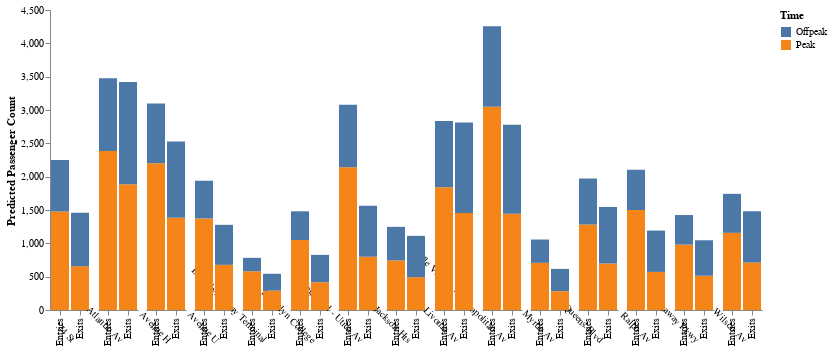

Notebook code for this chart:
### Code cell
import altair as alt

#source = ibx_pred.melt(id_vars='Complex ID', value_vars=['peak_entries', 'offpeak_entries'])
source = ibx_pred_mg

alt.Chart(source).mark_bar().encode(
    x = alt.X('type:N', title = None),
    y = alt.Y('sum(values):Q', axis = alt.Axis(
        grid = False, 
        title = 'Predicted Passenger Count')),
    column = alt.Column('c1:N', title = None, spacing=8, header = alt.Header( 
        labelAngle = 45,
        labelAlign='right',
        labelOrient = 'bottom',
        labelPadding = 0
        )
    ),
    color = alt.Color('Time:N')
).configure_view(
    strokeOpacity = 0
)
# ).facet(
#     facet = alt.Facet('c1:N', title = 'IBX Station'),
#     columns = 8
# )

### Figure 1 — Vega-Lite specification as saved in the notebook (floating-point values rounded to 4 significant figures)
{"config": {"view": {"continuousWidth": 400, "continuousHeight": 300, "strokeOpacity": 0}}, "data": {"name": "data-f3df14ff1586af691f6af4dd250cbe34"}, "mark": "bar", "encoding": {"color": {"field": "Time", "type": "nominal"}, "column": {"field": "c1", "header": {"labelAlign": "right", "labelAngle": 45, "labelOrient": "bottom", "labelPadding": 0}, "spacing": 8, "title": null, "type": "nominal"}, "x": {"field": "type", "title": null, "type": "nominal"}, "y": {"aggregate": "sum", "axis": {"grid": false, "title": "Predicted Passenger Count"}, "field": "values", "type": "quantitative"}}, "$schema": "https://vega.github.io/schema/vega-lite/v4.17.0.json", "datasets": {"data-f3df14ff1586af691f6af4dd250cbe34": [{"c1": "Brooklyn College", "c2": "peak_entries", "values": 1050.0, "Time": "Peak", "type": "Entries"}, {"c1": "Brooklyn College", "c2": "peak_exits", "values": 416.6, "Time": "Peak", "type": "Exits"}, {"c1": "Livonia Av", "c2": "peak_entries", "values": 1842.0, "Time": "Peak", "type": "Entries"}, {"c1": "Livonia Av", "c2": "peak_exits", "values": 1455.0, "Time": "Peak", "type": "Exits"}, {"c1": "Brooklyn Army Terminal", "c2": "peak_entries", "values": 580.6, "Time": "Peak", "type": "Entries"}, {"c1": "Brooklyn Army Terminal", "c2": "peak_exits", "values": 290.3, "Time": "Peak", "type": "Exits"}, {"c1": "Jackson Hts ", "c2": "peak_entries", "values": 743.9, "Time": "Peak", "type": "Entries"}, {"c1": "Jackson Hts ", "c2": "peak_exits", "values": 493.1, "Time": "Peak", "type": "Exits"}, {"c1": "Avenue H", "c2": "peak_entries", "values": 2200.0, "Time": "Peak", "type": "Entries"}, {"c1": "Avenue H", "c2": "peak_exits", "values": 1385.0, "Time": "Peak", "type": "Exits"}, {"c1": "Avenue U", "c2": "peak_entries", "values": 1373.0, "Time": "Peak", "type": "Entries"}, {"c1": "Avenue U", "c2": "peak_exits", "values": 677.1, "Time": "Peak", "type": "Exits"}, {"c1": "Wilson Av", "c2": "peak_entries", "values": 1157.0, "Time": "Peak", "type": "Entries"}, {"c1": "Wilson Av", "c2": "peak_exits", "values": 713.1, "Time": "Peak", "type": "Exits"}, {"c1": "Atlantic Av", "c2": "peak_entries", "values": 2383.0, "Time": "Peak", "type": "Entries"}, {"c1": "Atlantic Av", "c2": "peak_exits", "values": 1885.0, "Time": "Peak", "type": "Exits"}, {"c1": "Middle Village - Metropolitan Av", "c2": "peak_entries", "values": 3048.0, "Time": "Peak", "type": "Entries"}, {"c1": "Middle Village - Metropolitan Av", "c2": "peak_exits", "values": 1444.0, "Time": "Peak", "type": "Exits"}, {"c1": "Myrtle Av", "c2": "peak_entries", "values": 706.8, "Time": "Peak", "type": "Entries"}, {"c1": "Myrtle Av", "c2": "peak_exits", "values": 282.7, "Time": "Peak", "type": "Exits"}, {"c1": "74 St", "c2": "peak_entries", "values": 1476.0, "Time": "Peak", "type": "Entries"}, {"c1": "74 St", "c2": "peak_exits", "values": 657.3, "Time": "Peak", "type": "Exits"}, {"c1": "Queens Blvd", "c2": "peak_entries", "values": 1283.0, "Time": "Peak", "type": "Entries"}, {"c1": "Queens Blvd", "c2": "peak_exits", "values": 697.0, "Time": "Peak", "type": "Exits"}, {"c1": "Farragut Rd - Utica Av", "c2": "peak_entries", "values": 2143.0, "Time": "Peak", "type": "Entries"}, {"c1": "Farragut Rd - Utica Av", "c2": "peak_exits", "values": 800.1, "Time": "Peak", "type": "Exits"}, {"c1": "Ralph Av", "c2": "peak_entries", "values": 1500.0, "Time": "Peak", "type": "Entries"}, {"c1": "Ralph Av", "c2": "peak_exits", "values": 571.3, "Time": "Peak", "type": "Exits"}, {"c1": "Rockaway Pkwy", "c2": "peak_entries", "values": 980.1, "Time": "Peak", "type": "Entries"}, {"c1": "Rockaway Pkwy", "c2": "peak_exits", "values": 513.8, "Time": "Peak", "type": "Exits"}, {"c1": "Brooklyn College", "c2": "offpeak_entries", "values": 430.5, "Time": "Offpeak", "type": "Entries"}, {"c1": "Brooklyn College", "c2": "offpeak_exits", "values": 410.6, "Time": "Offpeak", "type": "Exits"}, {"c1": "Livonia Av", "c2": "offpeak_entries", "values": 992.2, "Time": "Offpeak", "type": "Entries"}, {"c1": "Livonia Av", "c2": "offpeak_exits", "values": 1358.0, "Time": "Offpeak", "type": "Exits"}, {"c1": "Brooklyn Army Terminal", "c2": "offpeak_entries", "values": 201.9, "Time": "Offpeak", "type": "Entries"}, {"c1": "Brooklyn Army Terminal", "c2": "offpeak_exits", "values": 253.2, "Time": "Offpeak", "type": "Exits"}, {"c1": "Jackson Hts ", "c2": "offpeak_entries", "values": 503.9, "Time": "Offpeak", "type": "Entries"}, {"c1": "Jackson Hts ", "c2": "offpeak_exits", "values": 619.4, "Time": "Offpeak", "type": "Exits"}, {"c1": "Avenue H", "c2": "offpeak_entries", "values": 896.7, "Time": "Offpeak", "type": "Entries"}, {"c1": "Avenue H", "c2": "offpeak_exits", "values": 1143.0, "Time": "Offpeak", "type": "Exits"}, {"c1": "Avenue U", "c2": "offpeak_entries", "values": 565.6, "Time": "Offpeak", "type": "Entries"}, {"c1": "Avenue U", "c2": "offpeak_exits", "values": 600.4, "Time": "Offpeak", "type": "Exits"}, {"c1": "Wilson Av", "c2": "offpeak_entries", "values": 585.4, "Time": "Offpeak", "type": "Entries"}, {"c1": "Wilson Av", "c2": "offpeak_exits", "values": 767.7, "Time": "Offpeak", "type": "Exits"}, {"c1": "Atlantic Av", "c2": "offpeak_entries", "values": 1092.0, "Time": "Offpeak", "type": "Entries"}, {"c1": "Atlantic Av", "c2": "offpeak_exits", "values": 1533.0, "Time": "Offpeak", "type": "Exits"}, {"c1": "Middle Village - Metropolitan Av", "c2": "offpeak_entries", "values": 1207.0, "Time": "Offpeak", "type": "Entries"}, {"c1": "Middle Village - Metropolitan Av", "c2": "offpeak_exits", "values": 1334.0, "Time": "Offpeak", "type": "Exits"}, {"c1": "Myrtle Av", "c2": "offpeak_entries", "values": 350.2, "Time": "Offpeak", "type": "Entries"}, {"c1": "Myrtle Av", "c2": "offpeak_exits", "values": 333.6, "Time": "Offpeak", "type": "Exits"}, {"c1": "74 St", "c2": "offpeak_entries", "values": 772.5, "Time": "Offpeak", "type": "Entries"}, {"c1": "74 St", "c2": "offpeak_exits", "values": 800.2, "Time": "Offpeak", "type": "Exits"}, {"c1": "Queens Blvd", "c2": "offpeak_entries", "values": 689.4, "Time": "Offpeak", "type": "Entries"}, {"c1": "Queens Blvd", "c2": "offpeak_exits", "values": 846.2, "Time": "Offpeak", "type": "Exits"}, {"c1": "Farragut Rd - Utica Av", "c2": "offpeak_entries", "values": 936.6, "Time": "Offpeak", "type": "Entries"}, {"c1": "Farragut Rd - Utica Av", "c2": "offpeak_exits", "values": 764.1, "Time": "Offpeak", "type": "Exits"}, {"c1": "Ralph Av", "c2": "offpeak_entries", "values": 603.8, "Time": "Offpeak", "type": "Entries"}, {"c1": "Ralph Av", "c2": "offpeak_exits", "values": 620.2, "Time": "Offpeak", "type": "Exits"}, {"c1": "Rockaway Pkwy", "c2": "offpeak_entries", "values": 444.2, "Time": "Offpeak", "type": "Entries"}, {"c1": "Rockaway Pkwy", "c2": "offpeak_exits", "values": 532.3, "Time": "Offpeak", "type": "Exits"}]}}
